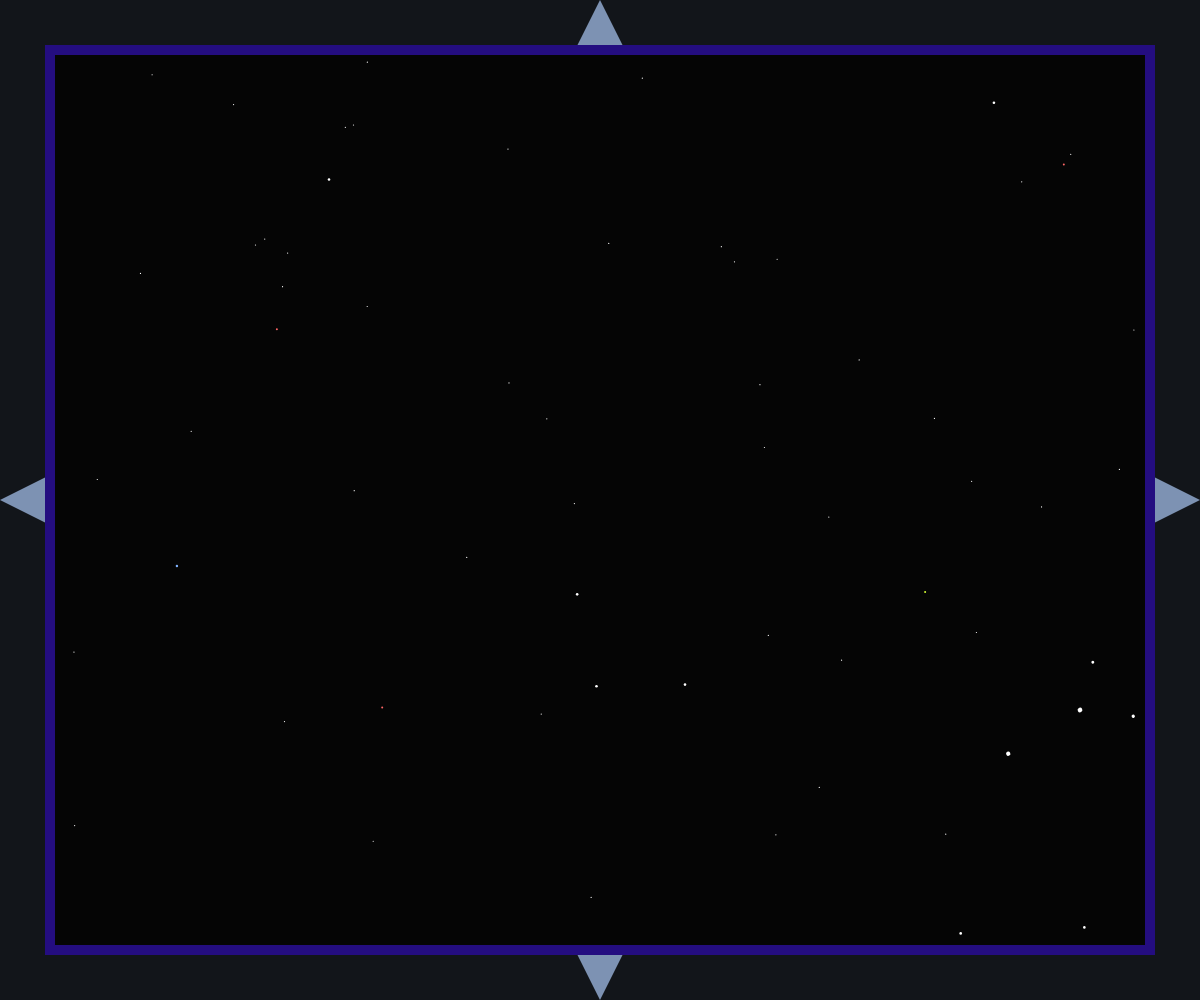
Frame 1 (no input)
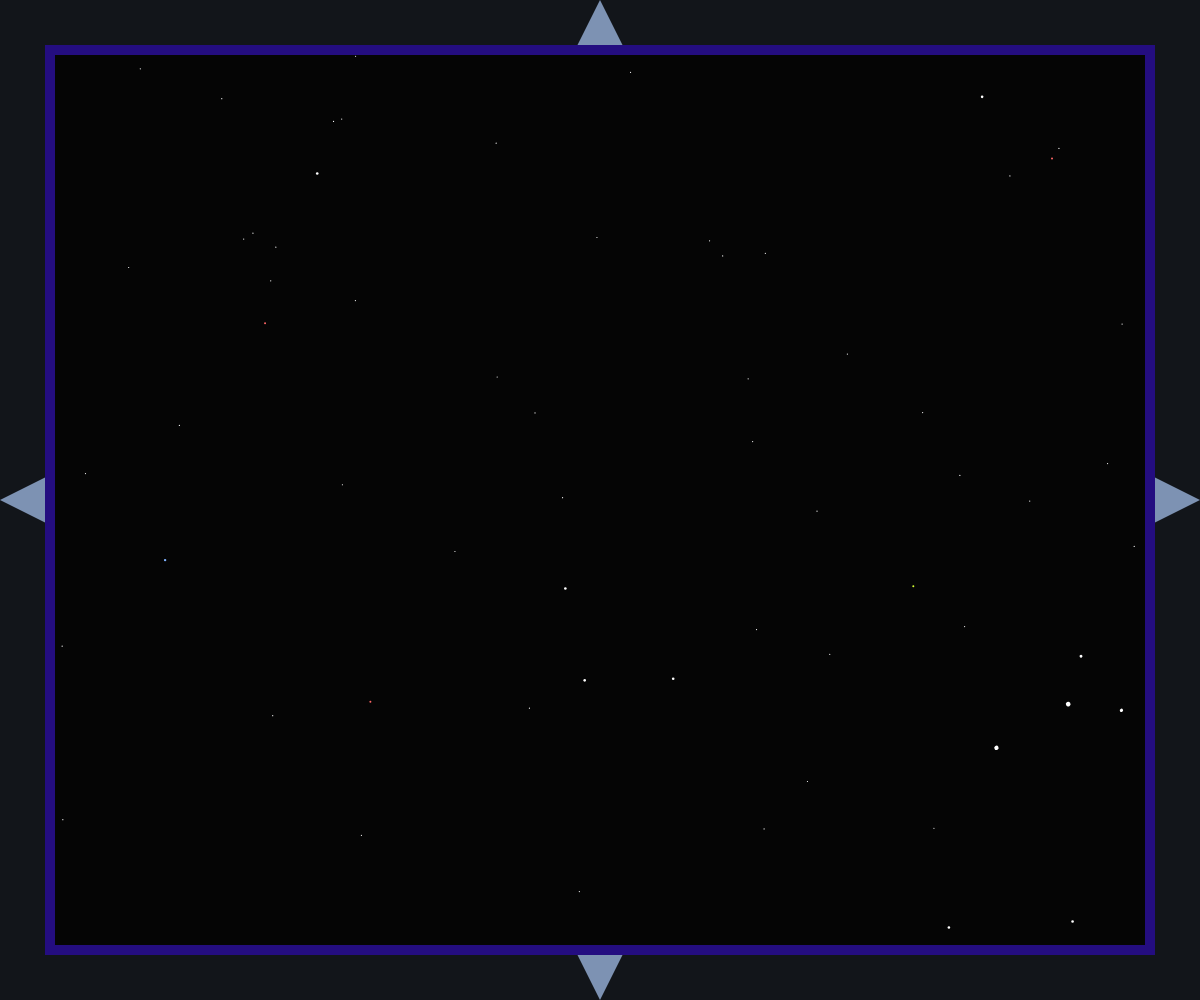
Frame 60 (no input)
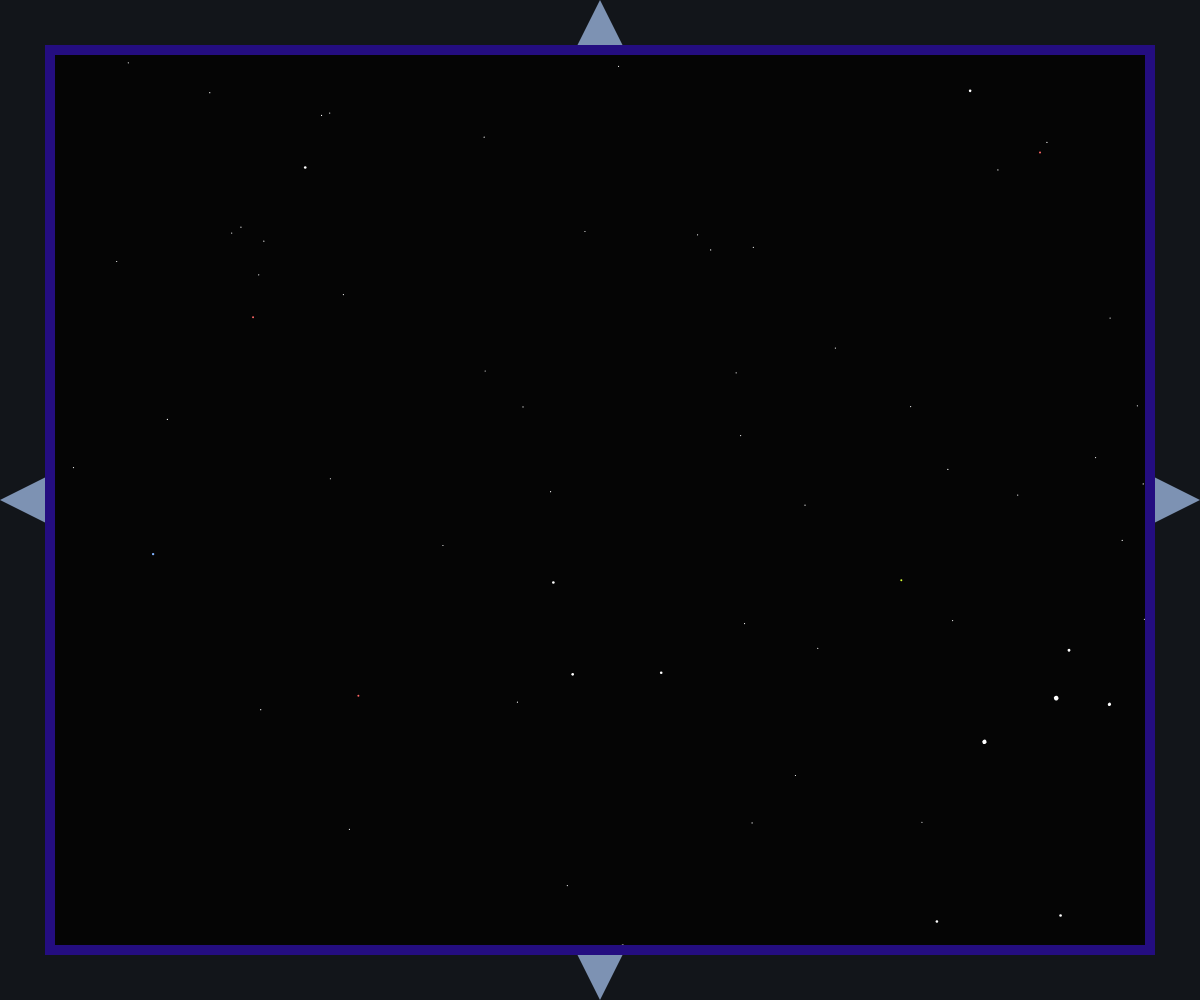
Frame 120 (the mouse pressed at the canvas centre since frame 60)

The p5.js sketch that drew these frames (run headless with seeded random() and noise() and a simulated clock; from frame 60 on, the mouse is pressed at the canvas centre):

// p5.js sketch
// ── sketch.js
// Modern Constellations - by BenC


var xmap = 6000 ; // total pixels in map
var ymap = 3000 ;

var edge = 50;  // the width (and height) of the window "edge" and steering zone

var acc = 0.01; // acceleration rate per frame
var vmax = 3.5; // maximum velocity

// viewing window coordinates and velocity
var xpos ;
var ypos ;
var xvel ;
var yvel ; 

// thrust button brightness
var ton = 70; // on
var toff = 10; // off

// thrust buttons off by default
var lt = toff; 
var rt = toff; 
var ut = toff; 
var dt = toff; 

// positions and attributes of stars
let starArray = []; 

// space station coordinates and velocity
var iss_xpos ;
var iss_xpos ;
var iss_xvel ;
var iss_xvel ; 


function setup() {
  createCanvas(windowWidth, windowHeight);
  noStroke();
  colorMode(HSB, 100);
  textStyle(ITALIC);
  textSize(30);

  // initialise position coordinates to centre of map and velocity to slight drift
  xpos = xmap/2 - width/2; 
  ypos = ymap/2 - height/2;
  xvel = 0.2;  
  yvel = 0.1;  

  // initialise space station coordinates
  iss_xpos = 3*xmap/4 ; 
  iss_ypos = 1*ymap/8 ;
  iss_xvel = -1.75;  
  iss_yvel = 0.34;  

  // assign coordinates and properties for for star objects
  defineStars(  0, 60,100, 2.0, 80); // red stars
  defineStars( 60, 50,100, 2.4, 60); // blue-white stars
  defineStars(  0,  0,100, 1.2, 900); // small white stars
  defineStars(  0,  0,100, 2.6, 120); // medium white stars
  defineStars( 20, 80,100, 2.0, 40); //  yellow stars
  //defineStars(  0,  0,100, 32.0, 1); // 1 large white sun
}

function defineStars (h,s,b,size,n) {
  /// Add n randomly located stars of hue h, saturation s, brightness b and size sz to the array
  for (let i = 0; i < n; i++) {
    let tempStar = {
      x: random(xmap),
      y: random(ymap),
      c: color(h,s,b),
      sz: size,
      draw: function() {
        fill(this.c);
        ellipse(this.x,this.y,this.sz,this.sz);
      },
      // draw a second copy for use in x-axis wraparound 
      drawXAlias: function() {
        fill(this.c);
        ellipse(xmap+this.x,this.y,this.sz,this.sz);
      }
    }
    starArray.push(tempStar);
  }
}

function draw() {
  
  push();
    
    // show star field at position (xpos,ypos) by moving canvas
    translate(-xpos,-ypos); 

    // pan slowly across the sky - wrap around x but bump at edges for y
    xpos += xvel; 
    if (xpos < 0) xpos += xmap;
    if (xpos > xmap) xpos -= xmap;

    ypos += yvel; 
    if (ypos < 0) {ypos = 0;  yvel = 0.2;}
    if (ypos > ymap-height) {ypos = ymap-height; yvel = -0.2;}

    // steering - increase velocity if mouse is in border area, and turn on border light
    if ((mouseX > 0) && (mouseX < edge) && (xvel > -vmax)) {
      xvel -= acc; lt = ton; } else lt = toff;

    if ((mouseY > 0) && (mouseY < edge) && (yvel > -vmax)) {
      yvel -= acc; ut = ton; } else ut = toff;

    if ((mouseX > (width-edge)) && (xvel < vmax))  {
      xvel += acc; rt = ton; } else rt = toff;
    
    if ((mouseY > (height-edge)) && (yvel < vmax))  {
      yvel += acc; dt = ton; } else dt = toff;
    
    // print(mouseX,mouseY,xvel,yvel,edge);

    // draw black space 

    background(0,0,2);
    
    // draw earth on lower horizon

    push();
      noFill();
      strokeWeight(2);
      for (ye = ymap; ye > (ymap - edge*2.5); ye--) {
        stroke(56,40,98-(ymap-ye)/(edge*2.5)*96);
        line(0,ye,2*xmap,ye);
      }
    pop();

    // draw star background

    for (let i =0; i< starArray.length; i++) {
      starArray[i].draw();
      starArray[i].drawXAlias();
    }

    // draw constellations, and draw alias if within a screen of x = 0

    avocadeia(0.58*xmap,0.57*ymap);
    renewabalis(0.69*xmap,0.64*ymap);
    teleworax(0.89*xmap,0.78*ymap);

    bungens(0.78*xmap,0.39*ymap);
    fenderStrata(0.65*xmap,0.31*ymap);

    porcinaFrius(0.39*xmap,0.31*ymap);
    assemblans(0.41*xmap,0.15*ymap);

    speculens(0.21*xmap,0.14*ymap); speculens(1.21*xmap,0.14*ymap);
    tendulka(0.15*xmap,0.33*ymap); tendulka(1.15*xmap,0.33*ymap);

    martinax(0.24*xmap,0.68*ymap); martinax(1.24*xmap,0.68*ymap);
    capitalis(0.33*xmap,0.77*ymap);
    wheeliDisposum(0.42*xmap,0.89*ymap);

    // draw the moon

    moon(0.9*xmap,0.22*ymap);

    // move and draw the ISS

    iss_xpos += iss_xvel; 
    if (iss_xpos < 0) iss_xpos += xmap;
    if (iss_xpos > xmap) iss_xpos -= xmap;

    iss_ypos += iss_yvel; 
    if (iss_ypos < -width/2) iss_yvel = -iss_yvel;
    if (iss_ypos > (ymap+width/2)) iss_yvel = -iss_yvel;

    intSpaceStation(iss_xpos,iss_ypos);
    intSpaceStation(iss_xpos+xmap,iss_ypos);
    

  pop();

  drawWindow();
}

function drawWindow() {

  push();

  fill(0,0,10);
  noStroke();
  
  // draw the background "walls"
  fill(60,30,lt);
  rect(0, 0, edge, height);
  fill(60,30,ut);
  rect(0, 0, width, edge);
  fill(60,30,dt);
  rect(0, height-edge, width, edge);
  fill(60,30,rt);
  rect(width-edge, 0, edge, height);

  // draw arrows on the walls
  fill(60,30,ton);
  triangle(0,height/2,edge,(height-edge)/2,edge,(height+edge)/2);
  triangle(width,height/2,width-edge,(height-edge)/2,width-edge,(height+edge)/2);
  triangle(width/2,0,(width-edge)/2,edge,(width+edge)/2,edge);
  triangle(width/2,height,(width-edge)/2,height-edge,(width+edge)/2,height-edge);
  
  // draw the corners separate
  fill(60,30,(lt+ut)/2);
  rect(0, 0, edge, edge);
  fill(60,30,(ut+rt)/2);
  rect(width-edge, 0, width, edge);
  fill(60,30,(rt+dt)/2);
  rect(width-edge, height-edge, width, height);
  fill(60,30,(dt+lt)/2);
  rect(0, height-edge, edge, height);

  // draw the blue glow on the edge of the viewing area 
  stroke(70,90,50);
  noFill();
  strokeWeight(10);
  rect(edge, edge, width-edge*2, height-edge*2);

  pop();
}


function intSpaceStation(x,y) {
  
  // draw the international space station
  push();

    translate(x,y);
    rotate(PI/11);

    // Draw main body
    fill(0,0,80);
    noStroke();

    rect(-50,-2,100,4);
    rect(-8,-20,16,4);

    fill(0,0,60);
    rect(-3,-16,6,14);
    rect(-4, 2,8,16);
    rect(-10,18,30,8);

    // Draw solar panels
    rect(30,5,10,50);
    rect(45,5,10,50);

    rect(-40,5,10,50);
    rect(-55,5,10,50);

    rect(30,-55,10,50);
    rect(45,-55,10,50);

    rect(-40,-55,10,50);
    rect(-55,-55,10,50);

  pop();
}
// ── constel.js
// Constellation draw functions

function lightDist(x,y) {
    // return transparency value to be used based on mouse proximity
    return max(0,100-dist(x-xpos,y-ypos,mouseX,mouseY)/2);
  }
  
function sineWave(s,e,t,yo,a) {
    // draw sine wave with start s, end e, period t, vertical offset yo and amplitude a
    beginShape();
    curveVertex(s,   yo-a*cos( s*PI/t));
    for (xi = s; xi < e; xi+=5) {
      curveVertex(xi,yo-a*cos(xi*PI/t));
    }
    curveVertex(e,   yo-a*cos( e*PI/t));
    endShape();
  }

  function moon(x,y) {
    // draw the moon

    push();
      translate(x,y);
      rotate(PI/16);
      fill(0,0,0);
      ellipse(0,0,60);
      
      for(i=60; i>0; i--) {
        noFill();
        stroke(0,0,i*1.5);
        arc(0,0,60,i,PI,2*PI);
      }
    pop();
  }
  
  function teleworax(x,y) {
    // draw teleworax disposum constellation at (x,y) and show symbol if mouse in proximity
    
    t = lightDist(x,y); //transparency to use based on mouse proximity
    //t=20;
    push();
      translate(x,y);
  
      rotate(PI/14);
      // stars
      fill(0,0,100); // white
      
      ellipse(20,38,5.2);
      ellipse(-40,0,3.8);
      ellipse(-51,-8,2.7);
      ellipse(45,16,3.6);
      ellipse(38,-40,2.6);
                          
      // symbol
      noFill();
      strokeWeight(5);
      stroke(0,0,100,t);
  
      arc(0,-12,90,100,1.05*PI,1.95*PI);
      ellipse(-45,0,12,32);
      arc(-53,0,16,16,PI/2,3*PI/2);
      ellipse(45,0,12,32);
      arc(53,0,16,16,3*PI/2,5*PI/2);
      
      arc(22,8,50,60,0.13*PI,0.5*PI);
      ellipse(10,38,20,9);
  
      rotate(-PI/14);
      // text
      noStroke();
      fill(0,0,100,t);
      text('teleworax', -60, +130);
  
    pop();
  
  }
  
  function wheeliDisposum(x,y) {
    // draw wheeli disposum constellation at (x,y) and show symbol if mouse in proximity
    
    t = lightDist(x,y); //transparency to use based on mouse proximity
    //t=20;
    push();
      translate(x,y);
  
      rotate(5*PI/6);
      // stars
      fill(0,0,100); // white
      
      ellipse(-10,30,5.2);
      ellipse(-30,-56,2.8);
      ellipse(4,-93,3.4);
      ellipse(30,40,3.2);
      ellipse(37,-51,3.1);
  
                          
      // symbol
      noFill();
      strokeWeight(5);
      stroke(0,0,100,t);
  
      ellipse(-10,30,25,25);
      line(0,40,30,40);
      line(30,40,37,-50);
      line(-15,16,-21,-50);
      line(-21,-50,-30,-56);
      line(-18,-50,34,-50);
      line(-15,-56,4,-93);
      
      
  
      rotate(-5*PI/6);
      // text
      noStroke();
      fill(0,0,100,t);
      text('wheeli disposum', -110, +130);
  
    pop();
  
  }
  
  function martinax(x,y) {
    // draw martinax constellation at (x,y) and show symbol if mouse in proximity
    
    t = lightDist(x,y); //transparency to use based on mouse proximity
    //t=20;
    push();
      translate(x,y);
  
      rotate(-PI/24);
      // stars
      fill(0,0,100); // white
      ellipse(-3,-25,5.1);
      ellipse(0,0,3.1);
      ellipse(-35,-55,2.7);
      ellipse(40,-50,2.9);
      ellipse(22,53,3.4);
      ellipse(-25,53,2.6);
                      
      // symbol
      noFill();
      strokeWeight(5);
      stroke(0,0,100,t);
  
      triangle(0,0,-40,-50,40,-50);
      line(0,0,0,50);
      line(-30,53,30,53);
      ellipse(-3,-25,12,12);
      line(-36,-58,5,-16);
   
      rotate(PI/24);
      // text
      noStroke();
      fill(0,0,100,t);
      text('martinax', -60, +100);
  
    pop();
  
  }
  
  function tendulka(x,y) {
    // draw tendulkar constellation at (x,y) and show symbol if mouse in proximity
    
    t = lightDist(x,y); //transparency to use based on mouse proximity
    //t=20;
    push();
      translate(x,y);
  
      rotate(PI/3);
      // stars
      fill(0,0,100); // white
      ellipse(0,+46,5.3);
      ellipse(-15,80,2.8);  
      ellipse(-1,-32,3.0);  
      ellipse(2,-92,2.6);  
                  
      // symbol
      noFill();
      strokeWeight(5);
      stroke(0,0,100,t);
  
      rect(-3,-93,6,60);
      rect(-4,-100,8,7);
      
  
      triangle(0,-8,-3,-29,3,-29);
      line(-15,-33,15,-33);
      line(15,-30,15,80);
      line(-15,-30,-15,80);
      arc(0, 83, 30, 10, 0, PI);
   
      rotate(-PI/3);
      // text
      noStroke();
      fill(0,0,100,t);
      text('tendulka', -60, +100);
  
    pop();
  
  }
  
  function speculens(x,y) {
    // draw speculens constellation at (x,y) and show symbol if mouse in proximity
    
    t = lightDist(x,y); //transparency to use based on mouse proximity
    //t=20;
    push();
      translate(x,y);
  
      rotate(PI/16);
      // stars
      fill(0,0,100); // white
      ellipse(-70 , +0,2.7);
      ellipse(70 , +6,2.4);
      ellipse(-20 , +20,4.7);
      ellipse(50 , +20,4.8);
      ellipse(-20 , -30,2.9);
      ellipse(23 , -29,2.6);
      
                  
      // symbol
      noFill();
      strokeWeight(5);
      stroke(0,0,100,t);
      
      line(-70,0,70,0);
      line(-70,3,-70,20);
      line(0,3,0,20);
      line(70,3,70,20);
      arc(-35, 23, 70, 30, 0, PI);
      arc(35, 23, 70, 30, 0, PI);
      line(-50,-20,-20,-30);
      line(50,-20,20,-30);
   
      rotate(-PI/16);
      // text
      noStroke();
      fill(0,0,100,t);
      text('speculens', -70, +100);
  
    pop();
  
  }
  
  function assemblans(x,y) {
    // draw assemblans constellation at (x,y) and show symbol if mouse in proximity
    
    t = lightDist(x,y); //transparency to use based on mouse proximity
    //t=20;
    push();
      translate(x,y);
  
      rotate(-PI/3.1);
      // stars
      fill(0,0,100); // white
      ellipse(30 , +0,4.7);
      ellipse(20 , 43,2.7);
      ellipse(-83 , -10,4.5);
              
      // symbol
      noFill();
      strokeWeight(5);
      stroke(0,0,100,t);
      line(-80,-10,20,-10);
      line(-83,-10,-83,0);
      line(-80,0,20,0);
      arc(20, 0, 20, 20, 3*PI/2, 4*PI/2);
      line(20,0,20,40);
      line(30,0,30,40);
      line(30,43,20,43);
   
      rotate(PI/3.1);
      // text
      noStroke();
      fill(0,0,100,t);
      text('assemblans', -80, +120);
  
    pop();
  
  }
  
  function bungens(x,y) {
    // draw bungens constellation at (x,y) and show symbol if mouse in proximity
    
    t = lightDist(x,y); //transparency to use based on mouse proximity
    //t = 20;
    push();
      translate(x,y);
  
      rotate(-PI/12);
  
      // stars
      fill(0,0,100); // white
      ellipse(13.5,62,4.9);
      ellipse(-10,55,2.8);
      ellipse(35,55,3.3);
      ellipse(10,20,2.8);
      ellipse(-22,-44,2.4);
      ellipse(-54,-51,3.8);
      
      // symbol
      noFill();
      strokeWeight(5);
      stroke(0,0,100,t);
      
      beginShape();
      curveVertex(-54,-51);
      curveVertex(-54,-51);
      curveVertex(-25,-79);
      curveVertex(-15,-79);
      curveVertex(-15,-65);
      curveVertex(-22,-44);
      curveVertex(-15,-38);
      curveVertex(0,-50);
      curveVertex(13.5,-40);
      curveVertex(13.5,16);
      curveVertex(13.5,16);
      endShape();
          
      line(10,20,10,50);
      line(17,20,17,50);
      line(-10,55,6,55);
      line(37,55,21,55);
      ellipse(13.5,62,5);
  
      rotate(PI/12);
      // text
      noStroke();
      fill(0,0,100,t);
      text('bungens', -70, +100);
  
    pop();
  
  }
  
  function renewabalis(x,y) {
    // draw renewabalis constellation at (x,y) and show symbol if mouse in proximity
    
    t = lightDist(x,y); //transparency to use based on mouse proximity
    //t = 20;
    push();
      translate(x,y);
  
      // stars
      fill(0,0,100); // white
      ellipse(0,0,4.9);
      ellipse(115,15,2.8);
      ellipse(-44,-108,3.1);
      ellipse(-62,82,2.4);
      ellipse(0,140,5.3);
                     
      // symbol
      noFill();
      strokeWeight(5);
      stroke(0,0,100,t);
      
      ellipse(0, 0, 15, 15);
      rotate(PI/24);
      for (i=0; i < 3; i++) {
        triangle(20,0,120,0,25,10);
        rotate(2*PI/3);
      }
      rotate(-PI/24);
      triangle(0,20,-10,150,10,150);
  
  
      // text
      noStroke();
      fill(0,0,100,t);
      text('renewabalis', -70, +190);
  
    pop();
  
  }
  
  function porcinaFrius(x,y) {
    // draw porcina frius constellation at (x,y) and show symbol if mouse in proximity
    
    t = lightDist(x,y); //transparency to use based on mouse proximity
    //t = 20;
    push();
      translate(x,y);
  
      rotate(PI/5);
      // stars
      fill(0,0,100); // white
      ellipse(-90 ,-28,3.7);
      ellipse(+80 ,-34,1.9);
      ellipse(+24 ,+2,4.7);
      ellipse(-50 ,+25,2.2);
      ellipse(-60 ,+32,2.9);
      ellipse(+86 ,+50,3.8);
             
      // symbol
      noFill();
      strokeWeight(5);
      stroke(0,0,100,t);
      
      sineWave(-90,90,35,-30,5);
      sineWave(-90,30,35,0,5);
      sineWave(-50,90,35,+25,5);
      sineWave(-60,90,35,+35,5);
      sineWave(-90,90,35,+50,5);
  
      rotate(-PI/5);
  
      // text
      noStroke();
      fill(0,0,100,t);
      text('porcina frius', -80, +130);
  
    pop();
  
  }
  
  function avocadeia(x,y) {
    // draw avocadeia constellation at (x,y) and show symbol if mouse in proximity
    
    t = lightDist(x,y); //transparency to use based on mouse proximity
  
    push();
      translate(x,y);
  
      rotate(-PI/6);
      // stars
      fill(0,0,100); // white
      ellipse(+0 , +0,4.7);
      ellipse(+35,-35,2.9);
      ellipse(+43,+32,3.3);
      ellipse(-84 , +2,4.3);
          
      // symbol
      noFill();
      strokeWeight(5);
      stroke(0,0,100,t);
      ellipse(0, 0, 48, 36);
      arc(    0, 0, 120, 90, 4.7*PI/4, 3.3*PI/4);
      arc(  -50, 0, 70, 55, 2.0*PI/4, 6.0*PI/4);
      
      rotate(PI/6);
      // text
      noStroke();
      fill(0,0,100,t);
      text('avocadeia', -70, +100);
  
    pop();
  
  }
  
  function capitalis(x,y) {
    // draw capitalis constellation at (x,y) and show symbol if mouse in proximity
  
    t = lightDist(x,y); //transparency to use based on mouse proximity
  
    push();
      translate(x,y);
  
      // stars
      fill(0,0,100); // white
      ellipse(-6 ,-30,3.0);
      ellipse(+40,-31,5.0);
      ellipse(+16,-54,5.2);
      ellipse(-38,-12,2.4);
      ellipse(+42,+11,3.9);
      ellipse(+8 ,+53,2.9);
      ellipse(-12,+61,4.6);
      ellipse(-45,+36,3.9);
      
      // symbol
      noFill();
      strokeWeight(5);
      stroke(0,0,100,t);
      beginShape();
      curveVertex(+40,-31);
      curveVertex(+40,-31);
      curveVertex(-38,-12);
      curveVertex(+42,+11);
      curveVertex(-45,+36);
      curveVertex(-45,+36);
      endShape();
      line(+16,-54,+8 ,+53);
      line(-4 ,-46,-12,+61);
      
      // text
      noStroke();
      fill(0,0,100,t);
      text('capitalis', -60, +100);
  
    pop();
  
  }
  
  function fenderStrata(x,y) {
    // draw fender strato constellation at (x,y) and show symbol if mouse in proximity
  
    t = lightDist(x,y); //transparency to use based on mouse proximity
  
    push();
      translate(x,y);
  
      // stars
      fill(0,0,100); // white
      ellipse(+160,-120,3.0);
      ellipse(+150,-115,2.6);
      ellipse(+138,-111,4.1);
      ellipse(+125,-105,2.2);
  
      ellipse(+22,-50,5.0);
      ellipse(-34,+50,3.3);
      ellipse(-29,+62,2.9);
      ellipse(-28,+77,4.2);
    
      // symbol
      noFill();
      strokeWeight(5);
      stroke(0,0,100,t);
      arc( +12,-45,9,9,3.1*PI/2,4.9*PI/2);
      line(+12,-39,+6,-36);
      arc( +10,-23,26,26,1.1*PI/2,2.7*PI/2);
      line(+10,-10,+122,-90);
      line(+124,-98,+122,-90);
      line(+124,-98,+163,-113);
      arc( +165,-105,16,16,3*PI/2,5.4*PI/2);
      line(+142,-83,+159,-97);
      line(+142,-83,+132,-83);
      line(+10,+8,+132,-83);
      arc( +24,+12,32,32,0.4*PI/2,2.1*PI/2);
      arc( +42,+23,9,9,2.5*PI/2,4.5*PI/2);
      
      beginShape();
      curveVertex(+58,+7);
      curveVertex(+46,+27);
      curveVertex(+32,+44);
      curveVertex(+12,+52);
      curveVertex(-2,+63);
      curveVertex(-25,+99);
      curveVertex(-60,+105);
      curveVertex(-95,+73);
      curveVertex(-110,+43);
      curveVertex(-107,+18);
      curveVertex(-85,+0);
      curveVertex(-50,-8);
      curveVertex(-30,-25);
      curveVertex(-12,-45);
      curveVertex(+10,-50);
      curveVertex(+50,-50);
      endShape();
  
      line(-14,+5,-4,+19);
      line(-29,+16,-19,+30);
      line(-44,+27,-37,+42);
      
      // text
      noStroke();
      fill(0,0,100,t);
      text('fender strata', -60, +150);
  
    pop();
  
  }
